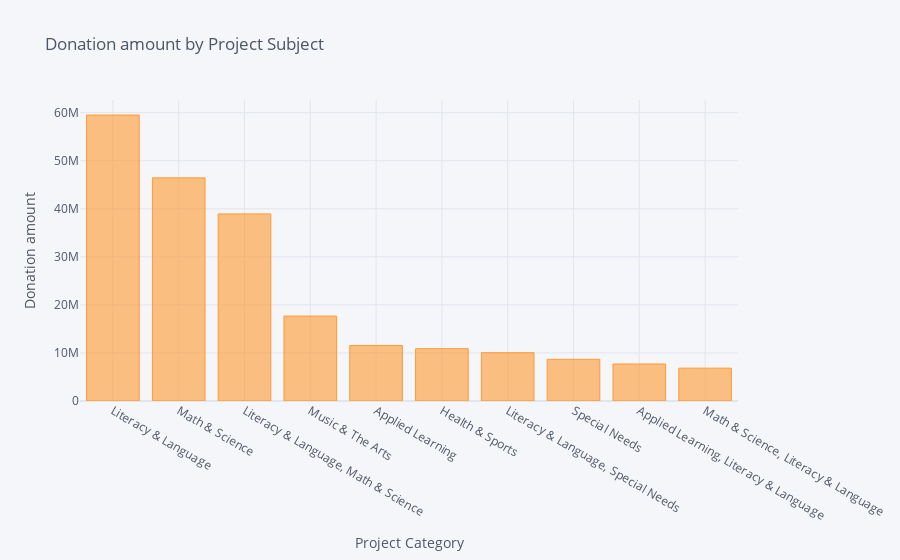

Source (notebook cell):
### Markdown cell above
### 3.3. Top 10 Project Categories by Donation Amount

### Code cell
# Group and sort data for visualization
df_subject = df_3.groupby('Project Subject Category Tree')['Donation Amount'].sum().astype(int).sort_values(ascending = False).head(10)
df_subject.iplot(kind='bar' , xTitle='Project Category' , yTitle='Donation Amount',
        title='Donation Amount per Project Subject' , color='orange')

### Figure 1 — Plotly figure (JSON) as saved in the notebook; plotly's stock layout.template omitted (floating-point values rounded to 4 significant figures)
{"data": [{"marker": {"color": "rgba(255, 153, 51, 0.6)", "line": {"color": "rgba(255, 153, 51, 1.0)", "width": 1}}, "name": "Donation Amount", "orientation": "v", "text": "", "type": "bar", "x": ["Literacy & Language", "Math & Science", "Literacy & Language, Math & Science", "Music & The Arts", "Applied Learning", "Health & Sports", "Literacy & Language, Special Needs", "Special Needs", "Applied Learning, Literacy & Language", "Math & Science, Literacy & Language"], "y": [59510045, 46436151, 38936062, 17673825, 11556351, 10892850, 10049016, 8678867, 7702401, 6830342]}], "layout": {"autosize": true, "legend": {"bgcolor": "#F5F6F9", "font": {"color": "#4D5663"}}, "paper_bgcolor": "#F5F6F9", "plot_bgcolor": "#F5F6F9", "title": {"font": {"color": "#4D5663"}, "text": "Donation amount by Project Subject"}, "xaxis": {"autorange": true, "gridcolor": "#E1E5ED", "range": [-0.5, 9.5], "showgrid": true, "tickfont": {"color": "#4D5663"}, "title": {"font": {"color": "#4D5663"}, "text": "Project Category"}, "type": "category", "zerolinecolor": "#E1E5ED"}, "yaxis": {"autorange": true, "gridcolor": "#E1E5ED", "range": [0, 62640000.0], "showgrid": true, "tickfont": {"color": "#4D5663"}, "title": {"font": {"color": "#4D5663"}, "text": "Donation amount"}, "type": "linear", "zerolinecolor": "#E1E5ED"}}}
